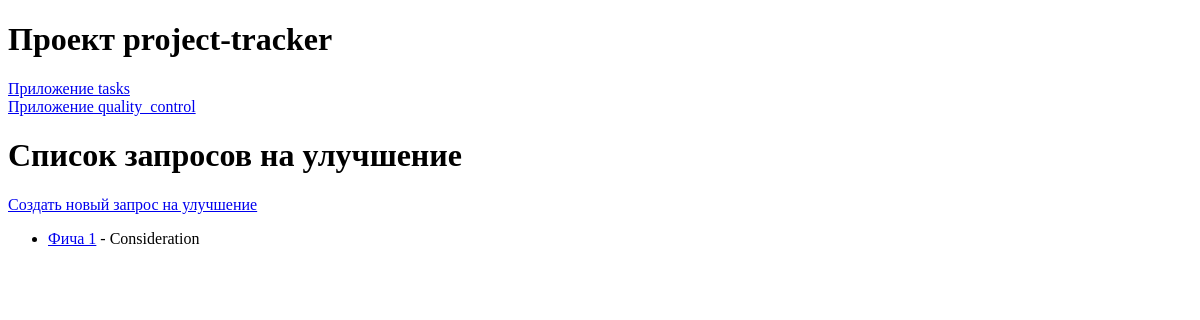
The page /quality_control/features/ on the database as committed earlier.
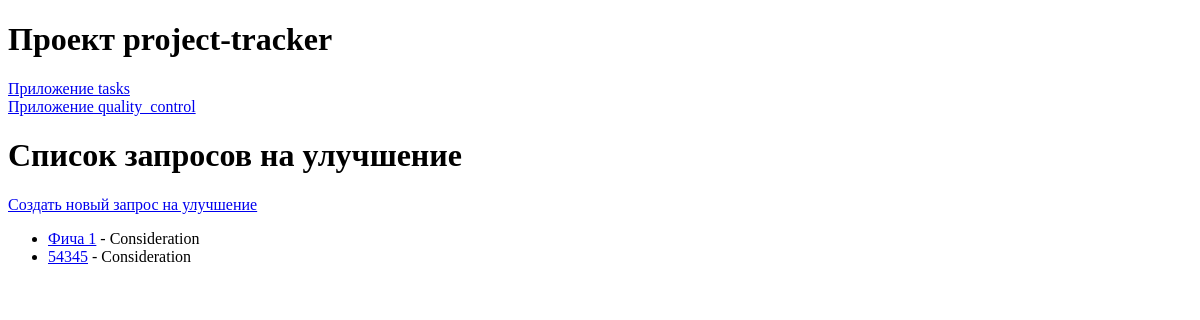
The same page on the database as committed later.
### quality_control/models.py (models this page shows)
class FeatureRequest(models.Model):
    title = models.CharField(max_length=100)
    description = models.TextField()
    project = models.ForeignKey(
        Project,
        on_delete=models.CASCADE
    )
    task = models.ForeignKey(
        Task,
        on_delete=models.SET_NULL,
        null=True,
        blank=True
    )
    STATUS_CHOICES = [
        ('Consideration', 'Рассмотрение'),
        ('Accepted', 'Принято'),
        ('Rejected', 'Отклонено'),
    ]
    status = models.CharField(
        max_length=50,
        choices=STATUS_CHOICES,
        default='Consideration',
    )
    PRIORITY_CHOICES = [
        (1, 'Очень низкий'),
        (2, 'Низкий'),
        (3, 'Средний'),
        (4, 'Высокий'),
        (5, 'Крайне высокий'),
    ]
    priority = models.IntegerField(
        choices=PRIORITY_CHOICES,
        default=3,
    )
    created_at = models.DateTimeField(auto_now_add=True)
    updated_at = models.DateTimeField(auto_now=True)

### quality_control/views.py (the view)
# urls.py: path('features/', views.feature_list, name='feature_list'),
def feature_list(request):
    features = FeatureRequest.objects.all()
    return render(request, 'quality_control/feature_list.html', {'feature_list': features})

### quality_control/templates/quality_control/feature_list.html
{% extends 'base/base.html' %}
{% block content %}
    <h1>Список запросов на улучшение</h1>
    <p><a href="{% url 'quality_control:create_feature_request' %}">Создать новый запрос на улучшение</a></p>
    <ul>
        {% for feature in feature_list %}
            <li><a href="{% url 'quality_control:feature_detail' feature.id %}">{{ feature.title }}</a> - {{ feature.status }}</li>
        {% endfor %}
    </ul>
{% endblock %}

### templates/base/base.html (shortened to what this page needs)
<!DOCTYPE html>
<html lang="en">
<head>
</head>
<body>
    <header>
      <h1>Проект project-tracker</h1>
    </header>
    {% include 'base/nav.html' %}
    <main>
        {% block content %}{% endblock %}
    </main>
</body>
</html>

### templates/base/nav.html
<nav>
    <a href="{% url 'tasks:index' %}">Приложение tasks</a></br>
    <a href="{% url 'quality_control:index' %}">Приложение quality_control</a>
</nav>

Rows that differ between the two databases and show on the page:
added FeatureRequest: title "54345", status "Consideration"
